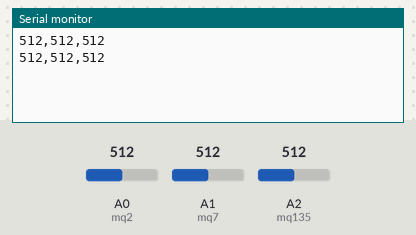
The sketch below on a simulated Arduino Uno, built with avr-gcc and run on an emulated ATmega328P. Parts: the last lines printed to the serial monitor. The test bench sets the inputs (shaded band); at power-on: A0 (mq2) = 512, A1 (mq7) = 512, A2 (mq135) = 512.

Above: at 1.8 s.
1.9 s: A0 (mq2) set to 716
At 2.9 s:
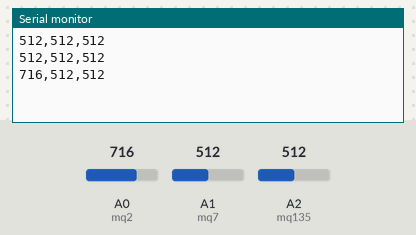
3.4 s: A1 (mq7) set to 716
At 4.7 s:
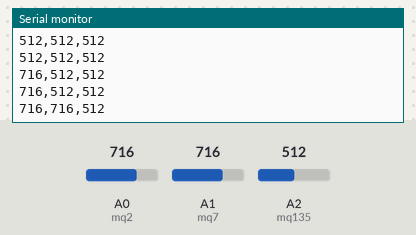
4.9 s: A2 (mq135) set to 716
At 5.9 s:
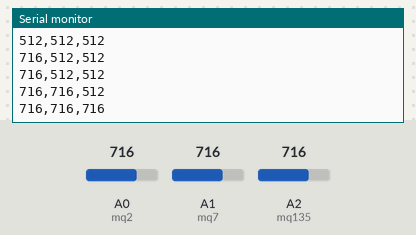
6.4 s: A0 (mq2) set to 900
At 7.7 s:
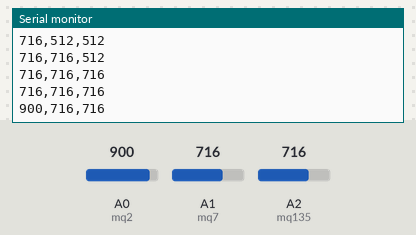
7.9 s: A1 (mq7) set to 900
At 8.7 s:
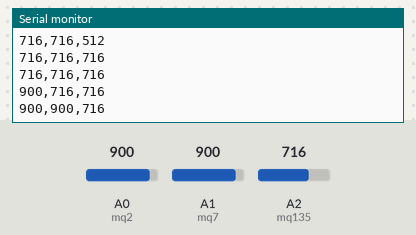
9.4 s: A2 (mq135) set to 900
At 11.0 s:
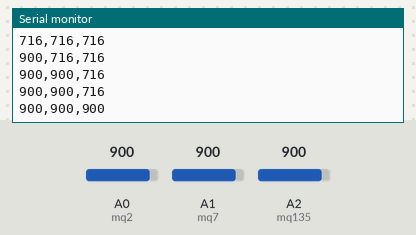
Timing chart, 0 to 11.9 s (numbered marks = the images above; inputs shaded):
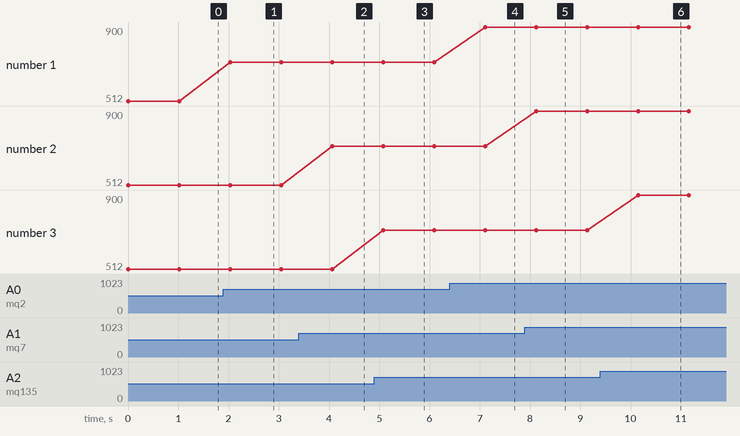

The sketch:

sensor_reading.ino
```cpp
#include <SoftwareSerial.h>
SoftwareSerial esp(2,3); // RX, TX
int mq2=A0, mq7=A1, mq135=A2;
void setup() {
Serial.begin(9600);
esp.begin(9600);
}
void loop() {
int s2 = analogRead(mq2);
int s7 = analogRead(mq7);
int s135 = analogRead(mq135);
Serial.println(String(s2)+","+String(s7)+","+String(s135));
esp.println(String(s2)+","+String(s7)+","+String(s135));
delay(1000);
}
```

Measured:
- after the input at 1.9 s, the serial monitor: prints a new line after 0.13 s (image 1)
- after the input at 3.4 s, the serial monitor: prints a new line after 0.66 s (image 2)
- after the input at 4.9 s, the serial monitor: prints a new line after 0.17 s (image 3)
- after the input at 6.4 s, the serial monitor: prints a new line after 0.70 s (image 4)
- after the input at 7.9 s, the serial monitor: prints a new line after 0.22 s (image 5)
- after the input at 9.4 s, the serial monitor: prints a new line after 0.75 s (image 6)
- plotted number 1: 512 → 716 after the input at 1.9 s, 716 → 900 after the input at 6.4 s
